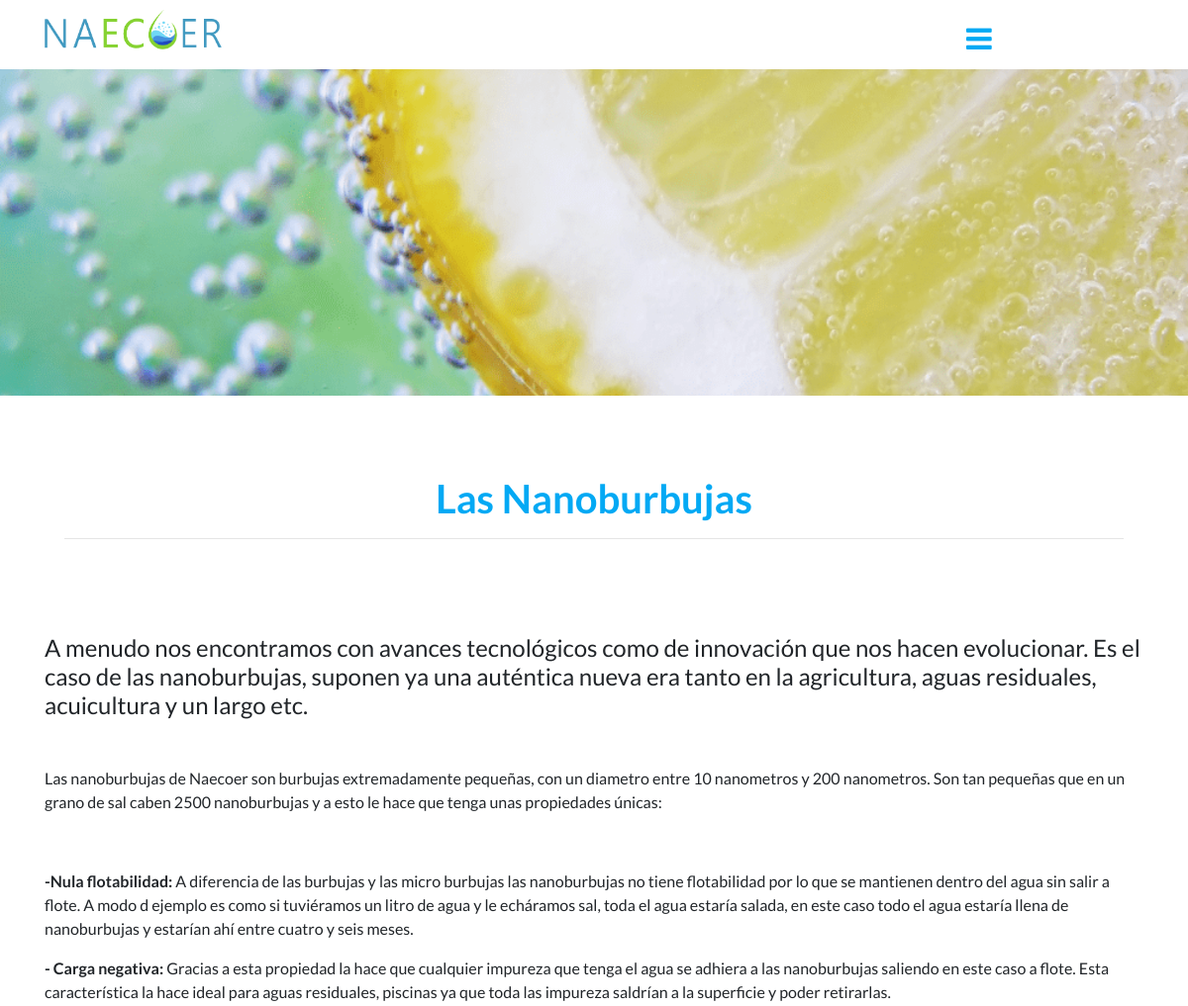
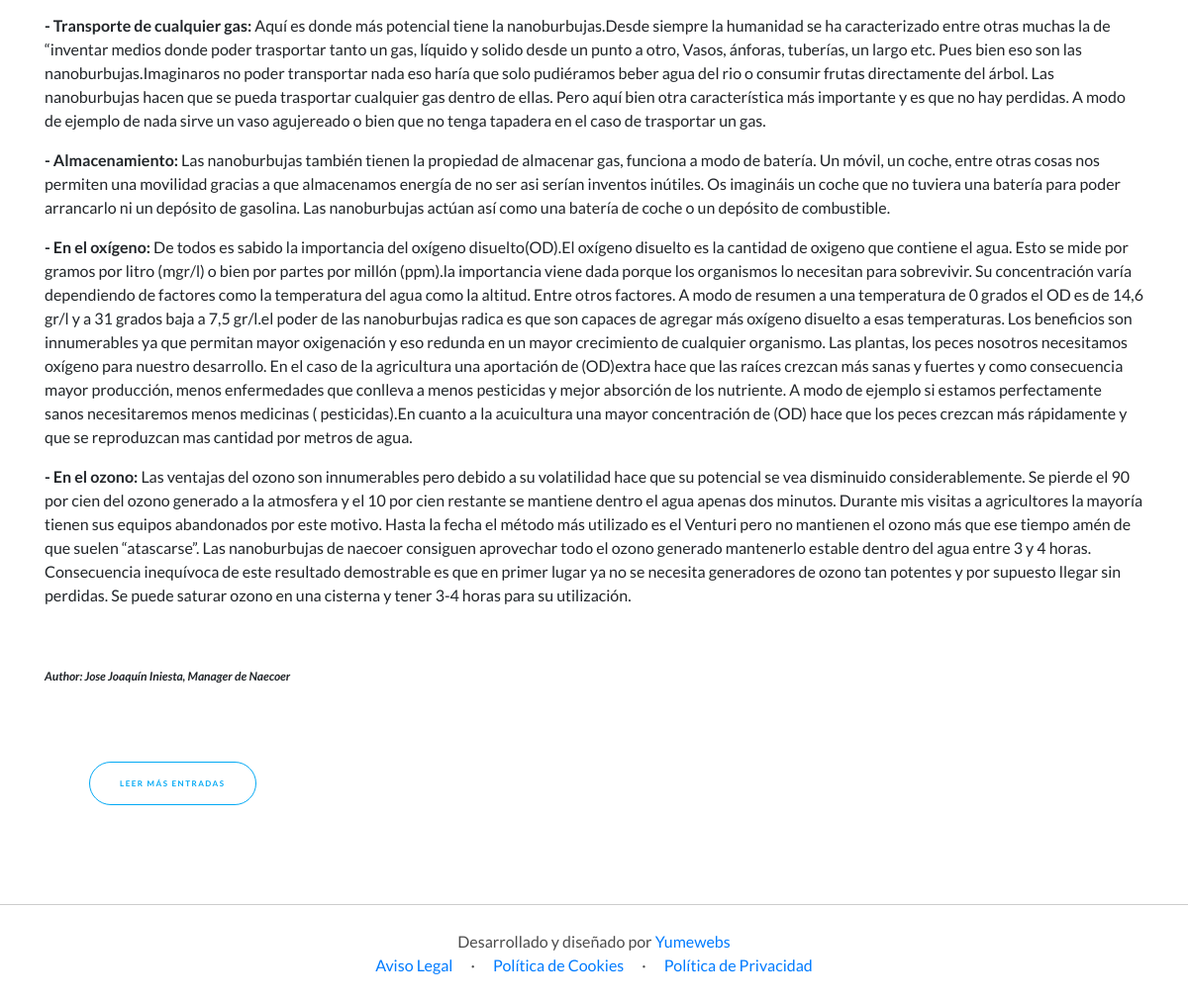
The app's page /blog/4/ with its own data (2 pictures, top to bottom).
### blog/models.py (models this page shows, shortened)
class Post(models.Model):
    title = models.CharField(max_length=200,
        verbose_name="Título")
    content = models.TextField(
        verbose_name="Contenido")
    published = models.DateTimeField(default=now,
        verbose_name="Fecha de publicación")
    image = models.ImageField(upload_to="blog", null=True, blank=True,
        verbose_name="Imagen")
    created = models.DateTimeField(auto_now_add=True,
        verbose_name="Fecha de creación")
    updated = models.DateTimeField(auto_now=True,
        verbose_name="Fecha de edición")
    views = models.PositiveIntegerField(default = 0)
    class Meta:
        verbose_name = "entrada"
        verbose_name_plural = "entradas"
        ordering = ('title',)

### pages/models.py (models this page shows, shortened)
class Page(models.Model):
    title = models.CharField(max_length=200,
        verbose_name="Título")
    content = models.TextField(
        verbose_name="contenido")
    created = models.DateTimeField(auto_now_add=True,
        verbose_name="Fecha de creación")
    updated = models.DateTimeField(auto_now=True,
        verbose_name="Fecha de edición")
    class Meta:
        verbose_name = "página"
        verbose_name_plural = "páginas"
        ordering = ['title']

### blog/views.py (the view)
# urls.py: path('<int:post_id>/', views.post, name="post"),
def post(request, post_id):
    post = get_object_or_404(Post, id=post_id)
    posts = Post.objects.all()
    return render(request, "blog/sample.html", {'post':post})

### blog/templatetags/posts_extras.py (called while the page is built)
@register.simple_tag
def get_post_list():
    posts = Post.objects.all()
    return posts

### pages/templatetags/pages_extras.py (called while the page is built)
@register.simple_tag
def get_page_list():
    pages = Page.objects.all()
    return pages

### blog/templates/blog/sample.html (shortened to what this page needs)
{% extends 'core/layout.html' %}
{% block body %}
<div class="blog" style="padding-bottom:50px ;">
    <section class="post-head" style="background-image: url({{post.image.url}});">
    </section>
    <section class="blog-entero">
        <div class="container">
            <div class="text-center" style="padding: 80px 20px;">
                <h2>{{post.title}}</h2>
                <hr>
            </div>
        </div>
        <div class="contenido-post">
            {{post.content|safe}}
        </div>
    </section>
</div>
<section class="btn-leer-mas" style="padding-bottom:100px ;">
    <div class="container">
        <div class="row col-lg-12">
            <div class="col-lg-12">
                <div class="col-lg-4">
                    <a href="{% url 'posts' %}" class="btn">Leer más entradas</a>
                </div>
            </div>
        </div>
    </div>
</section>
{% endblock %}

### core/templates/core/layout.html (shortened to what this page needs)
<!DOCTYPE html>
<html lang="es">
<head>
    <link href="https://maxcdn.bootstrapcdn.com/bootstrap/4.1.3/css/bootstrap.min.css" rel="stylesheet">
    {% load static %}
    <link rel="stylesheet" href="{% static 'core/css/styles.css' %}" type="text/css">
    <link rel="stylesheet" href="{% static 'core/css/services.css' %}" type="text/css">
    <link rel="stylesheet" href="{% static 'core/css/studies.css' %}" type="text/css">
    <link rel="stylesheet" href="{% static 'core/css/blog.css' %}" type="text/css">
    {% load static %}
    <link href="https://maxcdn.bootstrapcdn.com/bootstrap/4.1.3/css/bootstrap.min.css" rel="stylesheet">
    <link rel="stylesheet" href="https://stackpath.bootstrapcdn.com/font-awesome/4.7.0/css/font-awesome.min.css">
</head>
<body>
    <header class="header">
        <div class="container">
            {% load static %}
            <a href="{% url 'home' %}" class="logo"><img height="50px" src="{% static 'core/img/Aa.logo-burbuja.png' %}"
                    alt="" style="padding: 10px 0px 0px 0px;"></a>
            <div class="menu-toggle"></div>
                    {% load posts_extras %}
                    {% get_post_list as post_list %}
        </div>
    </header>
    {%block body%}
    {%endblock%}
    <footer>
        <div class="container">
            <div class="row col-lg-12">
                <div class="col-lg-12">
                    Desarrollado y diseñado por <a href="http://www.yumewebs.com/">Yumewebs</a>
                </div>
            </div>
            <div class="row col-lg-12 pages">
                <div class="col-lg-12">
                    {% load pages_extras %}
                    {% get_page_list as page_list %}
                    {% for page in page_list %}
                        <a href="{% url 'page' page.id %}" class="link">{{page.title}}</a>
                        {% if not forloop.last %}·{% endif %}
                    {% endfor %}
                </div>
            </div>
        </div>
    </footer>
</body>
</html>

### core/static/core/css/styles.css (style rules this page uses)
* { padding: 0px; margin: 0px; box-sizing: border-box; font-family: 'Lato', sans-serif !important; overflow: -moz-hidden-unscrollable; }
html, body { scroll-behavior: smooth; }
header { position: fixed; padding-bottom: 20px; background-color: white; width: 100%; z-index: 1400; }
header .menu-toggle { position: absolute; z-index: 999; font-size: 30px; top: 0; left: 80%; cursor: pointer; color:#03a9f4; padding: 1rem; }
header .menu-toggle:before { content: '\f0c9'; font-family: fontAwesome; line-height: 25px; }
footer { text-align: center; width: 100%; border-top: 1px solid #ccc; padding: 25px; color: #141313c3; }
footer a { text-decoration: none; }
footer .link { padding: 15px; }
.row { margin-left: 0px !important; margin-right: 0px !important; }

### core/static/core/css/blog.css (style rules this page uses)
.post-head { background-position: center center; background-repeat: no-repeat; background-size: cover; height: 50vh; padding-top: 140px; }
.blog .blog-entero h2 { font-size: 2.5rem; font-weight: 700; color: #03a9f4; }
.btn-leer-mas .btn { font-size: 8px; letter-spacing: 1.5px; font-weight: 700; line-height: 1; text-align: center; text-transform: uppercase; white-space: normal; margin: 0; margin-top: 10px; padding: 17px 30px; border-radius: 30px; border-color: #03a9f4; text-decoration: none; color: #03a9f4; }

### records on screen
Post: image (picture), title "Las Nanoburbujas", content "A menudo nos encontramos con avances tecnológicos como de innovación que nos hacen evolucionar. Es el caso de las nanoburbujas, suponen ya una auténtica nueva era tanto en la agricultura, aguas residuales, acuicultura y un largo etc. Las nanoburbujas de Naecoer son burbujas extremadamente pequeñas, con un diametro entre 10 nanometros y 200 nanometros. Son tan pequeñas que en un grano de sal caben 2500 nanoburbujas y a esto le hace que tenga unas propiedades únicas: -Nula flotabilidad: A diferencia de las burbujas y las micro burbujas las nanoburbujas no tiene flotabilidad por lo que se mantienen dentro del agua sin salir a flote. A modo d ejemplo es como si tuviéramos un litro de agua y le…"
Page: title "Aviso Legal"
Page: title "Política de Cookies"
Page: title "Política de Privacidad"
